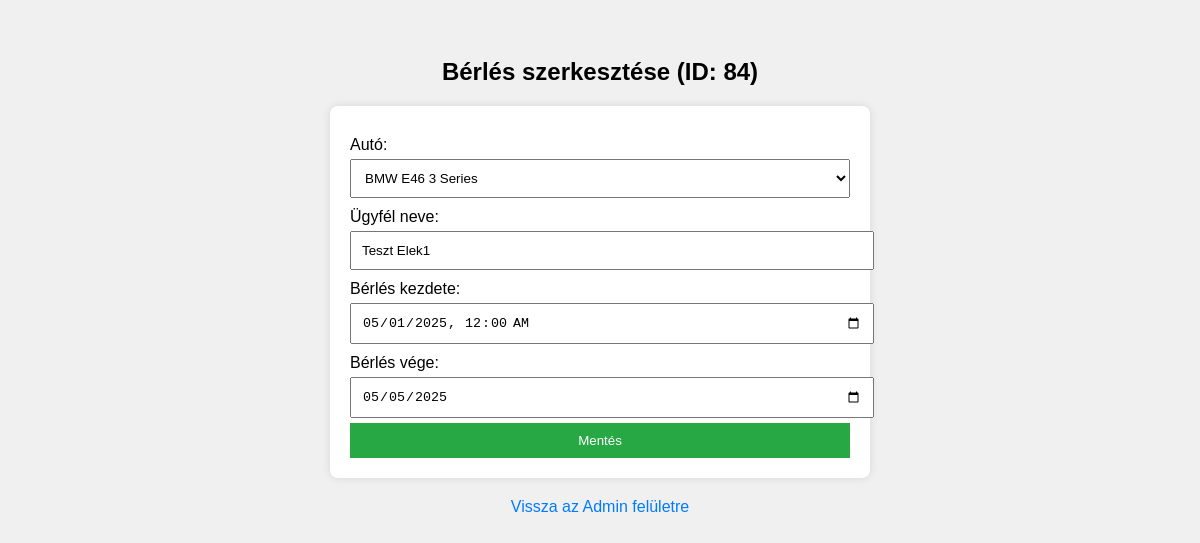
/edit_berles.php?id=84 (signed in), run on the app's committed database.
### tables this page shows
CREATE TABLE `berlesek` (
  `id` int(11) NOT NULL,
  `auto_id` int(11) NOT NULL,
  `ugyfel_nev` varchar(255) DEFAULT NULL,
  `berles_kezdete` datetime NOT NULL DEFAULT CURRENT_TIMESTAMP,
  `berles_vege` date NOT NULL
);

CREATE TABLE `cars` (
  `id` int(11) NOT NULL,
  `marka` varchar(255) NOT NULL,
  `tipus` text NOT NULL,
  `leiras` text NOT NULL,
  `kep` varchar(255) NOT NULL,
  `kategoria` int(11) NOT NULL,
  `berelve` tinyint(1) NOT NULL,
  `ar` int(11) NOT NULL
);

### edit_berles.php (the view, shortened to what this page needs)
<?php
include('config.php');
$id = intval($_GET['id']);
$berles_result = mysqli_query($conn, "SELECT * FROM berlesek WHERE id = $id");
$berles = mysqli_fetch_assoc($berles_result);
$cars_result = mysqli_query($conn, "SELECT id, marka, tipus FROM cars");
?>
<!DOCTYPE html>
<html lang="hu">
<head>
</head>
<body>
<h2>Bérlés szerkesztése (ID: <?php echo $berles['id']; ?>)</h2>
<form method="POST">
    <label for="auto_id">Autó:</label>
    <select name="auto_id" id="auto_id" required>
        <?php while ($car = mysqli_fetch_assoc($cars_result)) : ?>
            <option value="<?php echo $car['id']; ?>"
                <?php if ($car['id'] == $berles['auto_id']) echo 'selected'; ?>>
                <?php echo htmlspecialchars($car['marka'] . ' ' . $car['tipus']); ?>
            </option>
        <?php endwhile; ?>
    </select>
    <label for="ugyfel_nev">Ügyfél neve:</label>
    <input type="text" name="ugyfel_nev" id="ugyfel_nev" value="<?php echo htmlspecialchars($berles['ugyfel_nev']); ?>" required>
    <label for="berles_kezdete">Bérlés kezdete:</label>
    <input type="datetime-local" name="berles_kezdete" id="berles_kezdete" value="<?php echo date('Y-m-d\TH:i', strtotime($berles['berles_kezdete'])); ?>" required>
    <label for="berles_vege">Bérlés vége:</label>
    <input type="date" name="berles_vege" id="berles_vege" value="<?php echo htmlspecialchars($berles['berles_vege']); ?>" required>
    <button type="submit">Mentés</button>
</form>
<a href="add_car.php">Vissza az Admin felületre</a>
</body>
</html>

### edit_berles.php (style rules this page uses)
body { font-family: Arial, sans-serif; background: #f0f0f0; padding: 30px; }
h2 { text-align: center; }
form { background: white; padding: 20px; border-radius: 8px; max-width: 500px; margin: auto; box-shadow: 0 0 10px rgba(0,0,0,0.1); }
label { margin-top: 10px; display: block; }
input, select, button { width: 100%; padding: 10px; margin-top: 5px; }
button { background-color: #28a745; color: white; border: none; }
a { display: block; text-align: center; margin-top: 20px; color: #007bff; text-decoration: none; }

### data on the page
berlesek: id "84", auto_id "BMW E46 3 Series", ugyfel_nev "Teszt Elek1", berles_kezdete "05/01/2025 00:00", berles_vege "05/05/2025"
